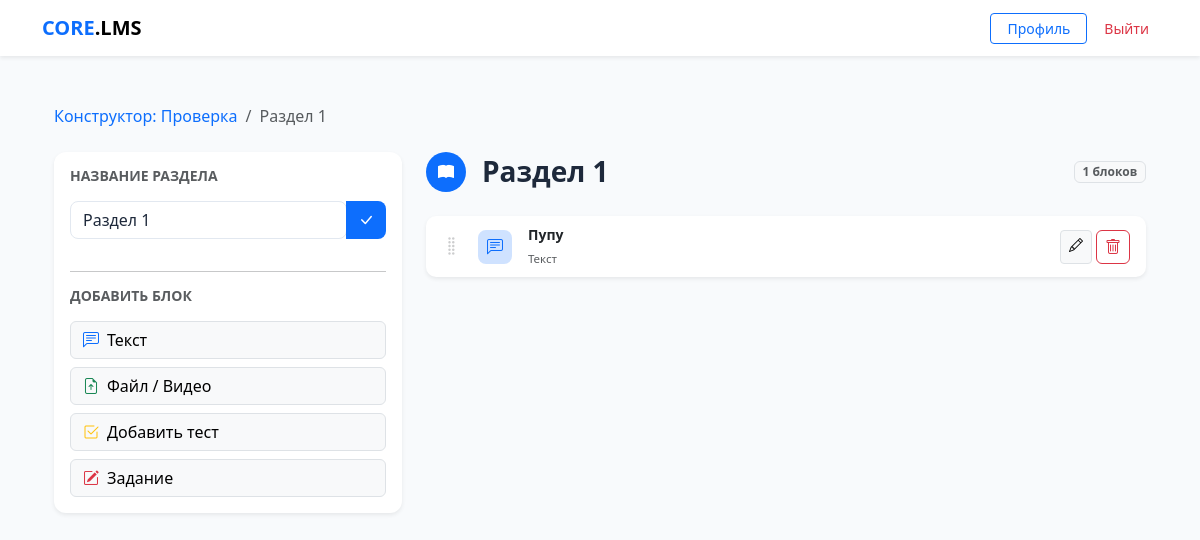
Page /section/2/edit/ (signed in) on the committed database.
### core/models.py (models this page shows, shortened)
class Course(models.Model):
    title = models.CharField(max_length=255)
    description = models.TextField(blank=True)
    author = models.ForeignKey(CustomUser, on_delete=models.CASCADE, related_name='authored_courses')
    groups = models.ManyToManyField(Group, related_name='available_courses', blank=True)
    created_at = models.DateTimeField(auto_now_add=True)
    available_from = models.DateTimeField(null=True, blank=True,
        help_text='Дата открытия курса. Пусто — доступен сразу.')
    available_until = models.DateTimeField(null=True, blank=True,
        help_text='Дата закрытия курса. Пусто — бессрочно.')
    allow_self_enroll = models.BooleanField(default=False,
        help_text='Разрешить студентам подключаться по коду доступа')
    access_code = models.CharField(max_length=32, blank=True, null=True,
        help_text='Код для самостоятельного подключения к курсу')

class Section(models.Model):
    course = models.ForeignKey(Course, on_delete=models.CASCADE, related_name='sections')
    title = models.CharField(max_length=255)
    order = models.PositiveIntegerField(default=0)
    class Meta:
        ordering = ['order', 'id']

class ContentBlock(models.Model):
    BLOCK_TYPES = (
        ('text', 'Текст'),
        ('file', 'Файл/Медиа'),
        ('quiz', 'Тест'),
        ('assignment', 'Задание'),
    )
    course = models.ForeignKey(Course, on_delete=models.CASCADE, related_name='blocks')
    section = models.ForeignKey('Section', on_delete=models.SET_NULL,
                                null=True, blank=True, related_name='blocks')
    title = models.CharField(max_length=255)
    block_type = models.CharField(max_length=20, choices=BLOCK_TYPES)
    content_text = models.TextField(blank=True, null=True)
    content_file = models.FileField(upload_to='course_contents/', blank=True, null=True)
    content_quiz = models.ForeignKey(Quiz, on_delete=models.SET_NULL, blank=True, null=True,
                                     related_name='blocks')
    order = models.PositiveIntegerField(default=0)

### core/views.py (the view)
# urls.py: path('section/<int:section_id>/edit/', views.edit_section, name='edit_section'),
@login_required
@user_passes_test(is_teacher)
def edit_section(request, section_id):
    section = get_object_or_404(
        Section.objects.select_related('course').prefetch_related('blocks'),
        id=section_id,
        course__author=request.user,
    )
    course = section.course
    quizzes = Quiz.objects.filter(course=course)
    if request.method == 'POST' and 'rename' in request.POST:
        new_title = request.POST.get('title', '').strip()
        if new_title:
            section.title = new_title
            section.save()
        return redirect('edit_section', section_id=section.id)
    return render(request, 'core/edit_section.html', {
        'section': section,
        'course': course,
        'quizzes': quizzes,
        'blocks': section.blocks.order_by('order'),
    })

### core/views.py (called while the page is built)
def is_teacher(user):
    return user.is_authenticated and user.role == 'teacher'

### core/templates/core/edit_section.html (shortened to what this page needs)
{% extends "core/base.html" %}
{% block content %}
<div class="container py-4">
    <nav aria-label="breadcrumb" class="mb-4">
        <ol class="breadcrumb">
            <li class="breadcrumb-item">
                <a href="{% url 'course_builder' course.id %}" class="text-decoration-none">
                    Конструктор: {{ course.title }}
                </a>
            </li>
            <li class="breadcrumb-item active">{{ section.title }}</li>
        </ol>
    </nav>
    <div class="row">
        <div class="col-md-4">
            <div class="card p-3 shadow-sm sticky-top" style="top:20px;">
                <h6 class="fw-bold mb-3 text-muted small text-uppercase">Название раздела</h6>
                <form method="post">
                    <div class="input-group mb-3">
                        <input type="text" name="title" class="form-control"
                               value="{{ section.title }}" required>
                        <button type="submit" class="btn btn-primary">
                            <i class="bi bi-check-lg"></i>
                        </button>
                    </div>
                </form>
                <hr>
                <h6 class="fw-bold mb-3 text-muted small text-uppercase">Добавить блок</h6>
                <div class="d-grid gap-2">
                    <button onclick="openModal('text')" class="btn btn-light text-start border">
                        <i class="bi bi-chat-left-text me-2 text-primary"></i>Текст
                    </button>
                    <button onclick="openModal('file')" class="btn btn-light text-start border">
                        <i class="bi bi-file-earmark-arrow-up me-2 text-success"></i>Файл / Видео
                    </button>
                    <a href="{% url 'create_quiz' course.id %}?section_id={{ section.id }}" class="btn btn-light text-start border">
                        <i class="bi bi-check2-square me-2 text-warning"></i>Добавить тест
                    </a>
                    <button onclick="openModal('assignment')" class="btn btn-light text-start border">
                        <i class="bi bi-pencil-square me-2 text-danger"></i>Задание
                    </button>
                </div>
            </div>
        </div>
        <div class="col-md-8">
            <div class="d-flex align-items-center gap-3 mb-4">
                <div class="bg-primary rounded-circle d-flex align-items-center justify-content-center"
                     style="width:40px;height:40px;flex-shrink:0;">
                    <i class="bi bi-book-fill text-white"></i>
                </div>
                <h3 class="fw-bold mb-0">{{ section.title }}</h3>
                <span class="badge bg-light text-muted border ms-auto">
                    {{ blocks.count }} блоков
                </span>
            </div>
            <div id="blocksList">
                {% for block in blocks %}
                {% include "core/block_card.html" %}
                {% empty %}
                <div class="text-center py-5 border rounded-3 bg-light">
                    <i class="bi bi-layout-text-sidebar display-4 text-muted opacity-25"></i>
                    <p class="text-muted mt-3">Раздел пуст. Добавьте первый блок.</p>
                </div>
                {% endfor %}
            </div>
        </div>
    </div>
</div>
{% endblock %}

### core/templates/core/block_card.html (shortened to what this page needs)
<div class="block-card card mb-2 border-0 shadow-sm" data-block-id="{{ block.id }}" draggable="true">
    <div class="card-body d-flex align-items-center gap-3 py-2 px-3">
        <div class="drag-handle text-muted"><i class="bi bi-grip-vertical fs-5"></i></div>
        <div class="type-badge flex-shrink-0
            {% if block.block_type == 'text' %}bg-primary-subtle
            {% elif block.block_type == 'file' %}bg-success-subtle
            {% elif block.block_type == 'quiz' %}bg-warning-subtle
            {% elif block.block_type == 'assignment' %}bg-danger-subtle{% endif %}">
            {% if block.block_type == 'text' %}<i class="bi bi-chat-left-text text-primary"></i>
            {% elif block.block_type == 'file' %}<i class="bi bi-file-earmark text-success"></i>
            {% elif block.block_type == 'quiz' %}<i class="bi bi-check2-square text-warning"></i>
            {% elif block.block_type == 'assignment' %}<i class="bi bi-pencil-square text-danger"></i>
            {% endif %}
        </div>
        <div class="flex-grow-1 min-w-0">
            <div class="fw-semibold text-truncate small">{{ block.title }}</div>
            <small class="text-muted" style="font-size:.72rem;">{{ block.get_block_type_display }}</small>
        </div>
        <div class="d-flex gap-1 flex-shrink-0">
            {% if block.block_type == 'text' or block.block_type == 'file' %}
        <a href="{% url 'edit_block' block.id %}"
           class="btn btn-sm btn-light border py-1 px-2" title="Редактировать">
            <i class="bi bi-pencil"></i>
        </a>
        {% endif %}
        <form action="{% url 'delete_block' block.id %}" method="post"
                  onsubmit="return confirm('Удалить «{{ block.title }}»?')">
                <button type="submit" class="btn btn-xs btn-outline-danger py-1 px-2">
                    <i class="bi bi-trash"></i>
                </button>
            </form>
        </div>
    </div>
</div>

### core/templates/core/base.html (style rules this page uses)
:root { --bg-body: #f8fafc; --bg-card: #ffffff; --border-color: #e2e8f0; --accent: #0d6efd; --text-main: #1e293b; }
body { background-color: var(--bg-body); color: var(--text-main); font-family: 'Segoe UI', system-ui, sans-serif; }
input, textarea, select, .form-control { background-color: #ffffff !important; color: #1e293b !important; border: 1px solid var(--border-color) !important; border-radius: 8px !important; }
.card { background-color: var(--bg-card); border: 0; border-radius: 12px; box-shadow: 0 1px 3px rgba(0,0,0,0.05); }
.btn-primary { background-color: var(--accent); border: none; border-radius: 8px; }

### core/templates/core/edit_section.html (style rules this page uses)
.block-card { cursor:default; transition:box-shadow .15s,transform .15s; border-radius:10px !important; }
.drag-handle { cursor:grab; opacity:.3; transition:opacity .15s; }
.type-badge { width:34px;height:34px;border-radius:8px;display:flex;align-items:center;justify-content:center; }

### rows in the picture
Course: title "Проверка"
Section: title "Раздел 1"
ContentBlock: title "Пупу", block_type "Текст"

### other values in the picture
{{ blocks.count }} "1"
